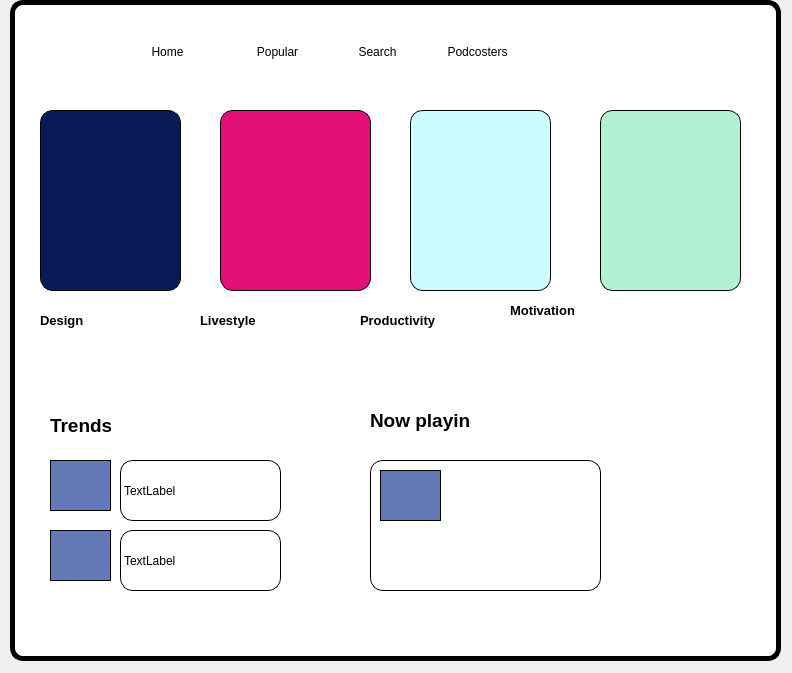
<?xml version="1.0" encoding="UTF-8"?>
<ui version="4.0">
 <class>Dialog</class>
 <widget class="QDialog" name="Dialog">
  <property name="geometry">
   <rect>
    <x>0</x>
    <y>0</y>
    <width>792</width>
    <height>673</height>
   </rect>
  </property>
  <property name="windowTitle">
   <string>Dialog</string>
  </property>
  <widget class="QFrame" name="frame">
   <property name="geometry">
    <rect>
     <x>10</x>
     <y>0</y>
     <width>771</width>
     <height>661</height>
    </rect>
   </property>
   <property name="styleSheet">
    <string notr="true">QFrame{
	border-radius:13px;
	background-color:white;
border:5px solid black;
text-align: center ;

}</string>
   </property>
   <property name="frameShape">
    <enum>QFrame::StyledPanel</enum>
   </property>
   <property name="frameShadow">
    <enum>QFrame::Raised</enum>
   </property>
   <widget class="QPushButton" name="pushButton">
    <property name="geometry">
     <rect>
      <x>120</x>
      <y>40</y>
      <width>75</width>
      <height>23</height>
     </rect>
    </property>
    <property name="styleSheet">
     <string notr="true">QPushButton{
	color:black;
	background-color:white;

	border-radius:none;
}
QPushButton:hover{
	font:bold;
}</string>
    </property>
    <property name="text">
     <string>Home</string>
    </property>
   </widget>
   <widget class="QPushButton" name="pushButton_2">
    <property name="geometry">
     <rect>
      <x>230</x>
      <y>40</y>
      <width>75</width>
      <height>23</height>
     </rect>
    </property>
    <property name="styleSheet">
     <string notr="true">QPushButton{
	color:black;
	background-color:white;

	border-radius:none;
}
QPushButton:hover{
	font:bold;
}</string>
    </property>
    <property name="text">
     <string>Popular</string>
    </property>
   </widget>
   <widget class="QPushButton" name="pushButton_3">
    <property name="geometry">
     <rect>
      <x>330</x>
      <y>40</y>
      <width>75</width>
      <height>23</height>
     </rect>
    </property>
    <property name="styleSheet">
     <string notr="true">QPushButton{
	color:black;
	background-color:white;

	border-radius:none;
}
QPushButton:hover{
	font:bold;
}</string>
    </property>
    <property name="text">
     <string>Search</string>
    </property>
   </widget>
   <widget class="QPushButton" name="pushButton_4">
    <property name="geometry">
     <rect>
      <x>430</x>
      <y>40</y>
      <width>75</width>
      <height>23</height>
     </rect>
    </property>
    <property name="styleSheet">
     <string notr="true">QPushButton{
	color:black;
	background-color:white;

	border-radius:none;
}
QPushButton:hover{
	font:bold;
}</string>
    </property>
    <property name="text">
     <string>Podcosters</string>
    </property>
   </widget>
   <widget class="QPushButton" name="pushButton_5">
    <property name="geometry">
     <rect>
      <x>30</x>
      <y>110</y>
      <width>141</width>
      <height>181</height>
     </rect>
    </property>
    <property name="styleSheet">
     <string notr="true">QPushButton{
	background:#091a57;
	border-radius:13px;
	border: 1px solid black;
}</string>
    </property>
    <property name="text">
     <string/>
    </property>
    <property name="icon">
     <iconset resource="../Static/source.qrc">
      <normaloff>:/img4/shortcuts-2018-10-03.png</normaloff>:/img4/shortcuts-2018-10-03.png</iconset>
    </property>
    <property name="iconSize">
     <size>
      <width>100</width>
      <height>100</height>
     </size>
    </property>
    <property name="autoRepeat">
     <bool>false</bool>
    </property>
    <property name="autoExclusive">
     <bool>false</bool>
    </property>
   </widget>
   <widget class="QPushButton" name="pushButton_6">
    <property name="geometry">
     <rect>
      <x>210</x>
      <y>110</y>
      <width>151</width>
      <height>181</height>
     </rect>
    </property>
    <property name="styleSheet">
     <string notr="true">QPushButton{
	background:#e31079;
	border-radius:13px;
	border: 1px solid black;
}</string>
    </property>
    <property name="text">
     <string/>
    </property>
    <property name="icon">
     <iconset resource="../Static/source.qrc">
      <normaloff>:/img4/ojo.png</normaloff>:/img4/ojo.png</iconset>
    </property>
    <property name="iconSize">
     <size>
      <width>100</width>
      <height>100</height>
     </size>
    </property>
   </widget>
   <widget class="QPushButton" name="pushButton_7">
    <property name="geometry">
     <rect>
      <x>400</x>
      <y>110</y>
      <width>141</width>
      <height>181</height>
     </rect>
    </property>
    <property name="styleSheet">
     <string notr="true">QPushButton{
	background:#ccfcff;
	border-radius:13px;
	border: 1px solid black;
}</string>
    </property>
    <property name="text">
     <string/>
    </property>
    <property name="icon">
     <iconset resource="../Static/source.qrc">
      <normaloff>:/img4/fnJon5rf-removebg-preview.png</normaloff>:/img4/fnJon5rf-removebg-preview.png</iconset>
    </property>
    <property name="iconSize">
     <size>
      <width>120</width>
      <height>120</height>
     </size>
    </property>
   </widget>
   <widget class="QPushButton" name="pushButton_8">
    <property name="geometry">
     <rect>
      <x>590</x>
      <y>110</y>
      <width>141</width>
      <height>181</height>
     </rect>
    </property>
    <property name="styleSheet">
     <string notr="true">QPushButton{
	background:#b1f2d2;
	border-radius:13px;
	border: 1px solid black;
}</string>
    </property>
    <property name="text">
     <string/>
    </property>
    <property name="icon">
     <iconset resource="../Static/source.qrc">
      <normaloff>:/img4/833453.png</normaloff>:/img4/833453.png</iconset>
    </property>
    <property name="iconSize">
     <size>
      <width>100</width>
      <height>100</height>
     </size>
    </property>
   </widget>
   <widget class="QFrame" name="frame_2">
    <property name="geometry">
     <rect>
      <x>360</x>
      <y>460</y>
      <width>231</width>
      <height>131</height>
     </rect>
    </property>
    <property name="styleSheet">
     <string notr="true">QFrame{

background-color:white;
border:1px solid }</string>
    </property>
    <property name="frameShape">
     <enum>QFrame::StyledPanel</enum>
    </property>
    <property name="frameShadow">
     <enum>QFrame::Raised</enum>
    </property>
    <widget class="QPushButton" name="pushButton_12">
     <property name="geometry">
      <rect>
       <x>10</x>
       <y>10</y>
       <width>61</width>
       <height>51</height>
      </rect>
     </property>
     <property name="styleSheet">
      <string notr="true">QPushButton{
	background-color:#6279b5;
	border:1px solid black;
	border-raduis:12px;
}</string>
     </property>
     <property name="text">
      <string/>
     </property>
     <property name="icon">
      <iconset resource="../Static/source.qrc">
       <normaloff>:/img4/thumb2-blue-abstract-waves-creative-blue-wavy-background-blue-backgrounds-abstract-waves-removebg-preview.png</normaloff>:/img4/thumb2-blue-abstract-waves-creative-blue-wavy-background-blue-backgrounds-abstract-waves-removebg-preview.png</iconset>
     </property>
     <property name="iconSize">
      <size>
       <width>60</width>
       <height>70</height>
      </size>
     </property>
    </widget>
   </widget>
   <widget class="QLabel" name="label">
    <property name="geometry">
     <rect>
      <x>30</x>
      <y>310</y>
      <width>91</width>
      <height>21</height>
     </rect>
    </property>
    <property name="styleSheet">
     <string notr="true">QLabel{
	border:none;
}</string>
    </property>
    <property name="text">
     <string>&lt;html&gt;&lt;head/&gt;&lt;body&gt;&lt;p&gt;&lt;span style=&quot; font-size:10pt; font-weight:600;&quot;&gt;Design&lt;/span&gt;&lt;/p&gt;&lt;/body&gt;&lt;/html&gt;</string>
    </property>
   </widget>
   <widget class="QLabel" name="label_2">
    <property name="geometry">
     <rect>
      <x>190</x>
      <y>310</y>
      <width>101</width>
      <height>21</height>
     </rect>
    </property>
    <property name="styleSheet">
     <string notr="true">QLabel{
	border:none;
}</string>
    </property>
    <property name="text">
     <string>&lt;html&gt;&lt;head/&gt;&lt;body&gt;&lt;p&gt;&lt;span style=&quot; font-size:10pt; font-weight:600;&quot;&gt;Livestyle&lt;/span&gt;&lt;/p&gt;&lt;/body&gt;&lt;/html&gt;</string>
    </property>
   </widget>
   <widget class="QLabel" name="label_3">
    <property name="geometry">
     <rect>
      <x>350</x>
      <y>310</y>
      <width>91</width>
      <height>21</height>
     </rect>
    </property>
    <property name="styleSheet">
     <string notr="true">QLabel{
	border:none;
}</string>
    </property>
    <property name="text">
     <string>&lt;html&gt;&lt;head/&gt;&lt;body&gt;&lt;p&gt;&lt;span style=&quot; font-size:10pt; font-weight:600;&quot;&gt;Productivity&lt;/span&gt;&lt;/p&gt;&lt;/body&gt;&lt;/html&gt;</string>
    </property>
   </widget>
   <widget class="QLabel" name="label_4">
    <property name="geometry">
     <rect>
      <x>500</x>
      <y>300</y>
      <width>81</width>
      <height>21</height>
     </rect>
    </property>
    <property name="styleSheet">
     <string notr="true">QLabel{
	border:none;
}</string>
    </property>
    <property name="text">
     <string>&lt;html&gt;&lt;head/&gt;&lt;body&gt;&lt;p&gt;&lt;span style=&quot; font-size:10pt; font-weight:600;&quot;&gt;Motivation&lt;/span&gt;&lt;/p&gt;&lt;/body&gt;&lt;/html&gt;</string>
    </property>
   </widget>
   <widget class="QLabel" name="label_5">
    <property name="geometry">
     <rect>
      <x>110</x>
      <y>460</y>
      <width>161</width>
      <height>61</height>
     </rect>
    </property>
    <property name="styleSheet">
     <string notr="true">QLabel{
	border:1px solid black;

}</string>
    </property>
    <property name="text">
     <string>TextLabel</string>
    </property>
   </widget>
   <widget class="QLabel" name="label_6">
    <property name="geometry">
     <rect>
      <x>110</x>
      <y>530</y>
      <width>161</width>
      <height>61</height>
     </rect>
    </property>
    <property name="styleSheet">
     <string notr="true">QFrame{
border:1px solid black;
}</string>
    </property>
    <property name="text">
     <string>TextLabel</string>
    </property>
   </widget>
   <widget class="QLabel" name="label_7">
    <property name="geometry">
     <rect>
      <x>40</x>
      <y>410</y>
      <width>61</width>
      <height>31</height>
     </rect>
    </property>
    <property name="styleSheet">
     <string notr="true">QLabel{
	border:none;
}
</string>
    </property>
    <property name="text">
     <string>&lt;html&gt;&lt;head/&gt;&lt;body&gt;&lt;p&gt;&lt;span style=&quot; font-size:14pt; font-weight:600;&quot;&gt;Trends&lt;/span&gt;&lt;/p&gt;&lt;/body&gt;&lt;/html&gt;</string>
    </property>
   </widget>
   <widget class="QLabel" name="label_8">
    <property name="geometry">
     <rect>
      <x>360</x>
      <y>400</y>
      <width>101</width>
      <height>41</height>
     </rect>
    </property>
    <property name="styleSheet">
     <string notr="true">QLabel{
	border:none;
}
</string>
    </property>
    <property name="text">
     <string>&lt;html&gt;&lt;head/&gt;&lt;body&gt;&lt;p&gt;&lt;span style=&quot; font-size:14pt; font-weight:600;&quot;&gt;Now playing&lt;/span&gt;&lt;/p&gt;&lt;/body&gt;&lt;/html&gt;</string>
    </property>
   </widget>
   <widget class="QPushButton" name="pushButton_9">
    <property name="geometry">
     <rect>
      <x>30</x>
      <y>20</y>
      <width>61</width>
      <height>51</height>
     </rect>
    </property>
    <property name="styleSheet">
     <string notr="true">QPushButton{
	color:black;
	background-color:white;

	border-radius:none;
}</string>
    </property>
    <property name="text">
     <string/>
    </property>
    <property name="icon">
     <iconset resource="../Static/source.qrc">
      <normaloff>:/img4/117-1172644_category-comments-four-square-icon-png-clipart-removebg-preview.png</normaloff>:/img4/117-1172644_category-comments-four-square-icon-png-clipart-removebg-preview.png</iconset>
    </property>
    <property name="iconSize">
     <size>
      <width>60</width>
      <height>50</height>
     </size>
    </property>
   </widget>
   <widget class="QPushButton" name="pushButton_10">
    <property name="geometry">
     <rect>
      <x>40</x>
      <y>460</y>
      <width>61</width>
      <height>51</height>
     </rect>
    </property>
    <property name="styleSheet">
     <string notr="true">QPushButton{
	background-color:#6279b5;
	border:1px solid black;
	border-raduis:12px;
}</string>
    </property>
    <property name="text">
     <string/>
    </property>
    <property name="icon">
     <iconset resource="../Static/source.qrc">
      <normaloff>:/img4/thumb2-blue-abstract-waves-creative-blue-wavy-background-blue-backgrounds-abstract-waves-removebg-preview.png</normaloff>:/img4/thumb2-blue-abstract-waves-creative-blue-wavy-background-blue-backgrounds-abstract-waves-removebg-preview.png</iconset>
    </property>
    <property name="iconSize">
     <size>
      <width>60</width>
      <height>70</height>
     </size>
    </property>
   </widget>
   <widget class="QPushButton" name="pushButton_11">
    <property name="geometry">
     <rect>
      <x>40</x>
      <y>530</y>
      <width>61</width>
      <height>51</height>
     </rect>
    </property>
    <property name="styleSheet">
     <string notr="true">QPushButton{
	background-color:#6279b5;
	border:1px solid black;
	border-raduis:12px;
}</string>
    </property>
    <property name="text">
     <string/>
    </property>
    <property name="icon">
     <iconset resource="../Static/source.qrc">
      <normaloff>:/img4/110254-orange-wave-free-download-png-hd.png</normaloff>:/img4/110254-orange-wave-free-download-png-hd.png</iconset>
    </property>
    <property name="iconSize">
     <size>
      <width>60</width>
      <height>70</height>
     </size>
    </property>
   </widget>
  </widget>
 </widget>
 <resources>
  <include location="../Static/source.qrc"/>
  <include location="../Static/ressource4.qrc"/>
 </resources>
 <connections/>
</ui>
